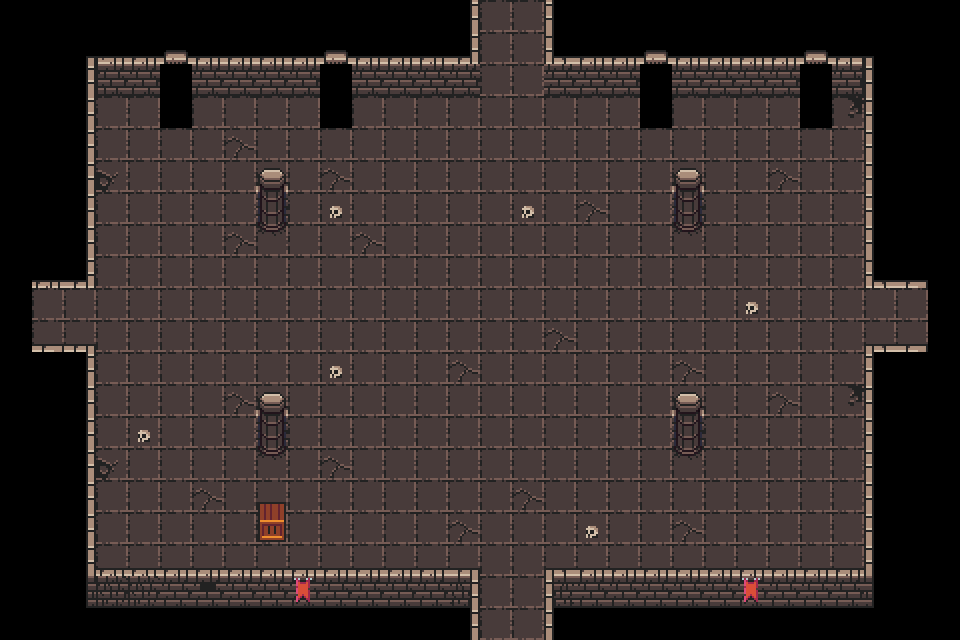

This is a level from a 2D game, rendered from its Tiled map with the project's own tilesets. A one-line summary and the map file follow, with tile-layer data summarised:
An orthogonal 30x20 tile map with 32x32 px tiles, 3 tile layers (Tile Layer 1, Tile Layer 2, Tile Layer 3) and 33 objects (17x wall, 4x door, 4x point, 4x lavaSpring, 3x spike, ...).

<map version="1.4" tiledversion="1.9.0" orientation="orthogonal" renderorder="right-down" width="30" height="20" tilewidth="32" tileheight="32" infinite="0" nextlayerid="5" nextobjectid="60">
 <tileset firstgid="1" name="0x72_DungeonTilesetII_32x32" tilewidth="32" tileheight="32" tilecount="1024" columns="32">
  <image source="0x72_DungeonTilesetII_32x32.png" width="1024" height="1024" />
 </tileset>
 <layer id="1" name="Tile Layer 1" width="30" height="20" locked="1">
  <data>[600 cells, 441 non-empty, 13 distinct tile ids]</data>
 </layer>
 <layer id="3" name="Tile Layer 2" width="30" height="20" locked="1">
  <data>[600 cells, 20 non-empty, 9 distinct tile ids]</data>
 </layer>
 <layer id="2" name="Tile Layer 3" width="30" height="20" locked="1">
  <data>[600 cells, 92 non-empty, 20 distinct tile ids]</data>
 </layer>
 <objectgroup id="4" name="Object Layer 1" locked="1">
  <object id="1" type="wall" x="83.3959" y="55.2057" width="391.08" height="28.1902" />
  <object id="2" type="wall" x="547.097" y="55.2057" width="326.798" height="28.1902" />
  <object id="3" type="wall" x="84.7593" y="571.48" width="386.064" height="28.1902" />
  <object id="4" type="wall" x="548.602" y="571.48" width="324.642" height="28.1902" />
  <object id="5" type="wall" x="865.673" y="347.679" width="29.3648" height="227.87" />
  <object id="6" type="wall" x="867.435" y="56.3806" width="29.3648" height="227.87" />
  <object id="7" type="wall" x="64.0151" y="58.7297" width="29.3648" height="227.87" />
  <object id="8" type="wall" x="61.666" y="347.679" width="29.3648" height="227.87" />
  <object id="10" name="Door" type="door" x="887.775" y="284.28" width="36.1627" height="64.6864">
   <properties>
    <property name="direction" value="east" />
   </properties>
  </object>
  <object id="12" name="Door" type="door" x="32.7006" y="282.577" width="30.9771" height="68.0909">
   <properties>
    <property name="direction" value="west" />
   </properties>
  </object>
  <object id="14" name="Door" type="door" x="470.027" y="595.895" width="83.4114" height="40.1609">
   <properties>
    <property name="direction" value="south" />
   </properties>
  </object>
  <object id="29" name="Door" type="door" x="469.992" y="0.957711" width="78.8195" height="41.3089">
   <properties>
    <property name="direction" value="north" />
   </properties>
  </object>
  <object id="36" name="Spawn" type="point" x="114.92" y="297.776">
   <properties>
    <property name="position" value="west" />
   </properties>
   <point />
  </object>
  <object id="37" name="Spawn" type="point" x="500.501" y="97.7005">
   <properties>
    <property name="position" value="north" />
   </properties>
   <point />
  </object>
  <object id="38" name="Spawn" type="point" x="486.682" y="517.873">
   <properties>
    <property name="position" value="south" />
   </properties>
   <point />
  </object>
  <object id="39" name="Spawn" type="point" x="816.153" y="295.679">
   <properties>
    <property name="position" value="east" />
   </properties>
   <point />
  </object>
  <object id="41" name="Challenge NPC" type="challengeNPC" x="475.033" y="298.323">
   <point />
  </object>
  <object id="44" type="wall" x="257.387" y="404.949" width="29.3648" height="37.3063" />
  <object id="45" type="wall" x="262.433" y="393.484" width="19.274" height="12.0211">
   <ellipse />
  </object>
  <object id="46" type="wall" x="674.102" y="406.09" width="29.3648" height="37.3063" />
  <object id="47" type="wall" x="679.148" y="394.625" width="19.274" height="12.0211">
   <ellipse />
  </object>
  <object id="48" type="wall" x="674.102" y="183.383" width="29.3648" height="37.3063" />
  <object id="49" type="wall" x="679.148" y="171.918" width="19.274" height="12.0211">
   <ellipse />
  </object>
  <object id="50" type="wall" x="257.387" y="181.087" width="29.3648" height="37.3063" />
  <object id="51" type="wall" x="262.433" y="169.622" width="19.274" height="12.0211">
   <ellipse />
  </object>
  <object id="52" type="wall" x="259.442" y="506.256" width="25.2554" height="32.1433" />
  <object id="53" name="Spike" type="spike" x="383.895" y="223.239" width="32" height="32">
   <properties>
    <property name="name" value="HealthPotion" />
   </properties>
  </object>
  <object id="54" name="Spike" type="spike" x="512.246" y="351.589" width="32" height="32">
   <properties>
    <property name="name" value="HealthPotion" />
   </properties>
  </object>
  <object id="55" name="Spike" type="spike" x="159.5" y="319.283" width="32" height="32">
   <properties>
    <property name="name" value="HealthPotion" />
   </properties>
  </object>
  <object id="56" type="lavaSpring" x="639.939" y="63.9131" width="32" height="64" />
  <object id="57" type="lavaSpring" x="800.045" y="63.8448" width="32" height="64" />
  <object id="58" type="lavaSpring" x="319.952" y="64.062" width="32" height="64" />
  <object id="59" type="lavaSpring" x="159.967" y="64.0016" width="32" height="64" />
 </objectgroup>
</map>
